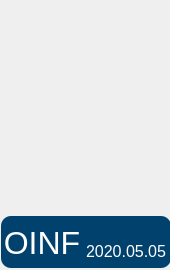
<?xml version="1.0" encoding="UTF-8"?>
<ui version="4.0">
 <class>PhotoButtonSinglePPL</class>
 <widget class="QWidget" name="PhotoButtonSinglePPL">
  <property name="geometry">
   <rect>
    <x>0</x>
    <y>0</y>
    <width>170</width>
    <height>270</height>
   </rect>
  </property>
  <property name="minimumSize">
   <size>
    <width>170</width>
    <height>270</height>
   </size>
  </property>
  <property name="windowTitle">
   <string>Form</string>
  </property>
  <property name="styleSheet">
   <string notr="true"/>
  </property>
  <layout class="QGridLayout" name="gridLayout">
   <property name="leftMargin">
    <number>1</number>
   </property>
   <property name="topMargin">
    <number>1</number>
   </property>
   <property name="rightMargin">
    <number>1</number>
   </property>
   <property name="bottomMargin">
    <number>2</number>
   </property>
   <property name="spacing">
    <number>0</number>
   </property>
   <item row="0" column="0">
    <widget class="QWidget" name="widget" native="true">
     <widget class="QLabel" name="label_photo">
      <property name="geometry">
       <rect>
        <x>0</x>
        <y>0</y>
        <width>168</width>
        <height>214</height>
       </rect>
      </property>
      <property name="minimumSize">
       <size>
        <width>160</width>
        <height>214</height>
       </size>
      </property>
      <property name="maximumSize">
       <size>
        <width>168</width>
        <height>214</height>
       </size>
      </property>
      <property name="text">
       <string/>
      </property>
      <property name="pixmap">
       <pixmap resource="../bordingcontrol_linux.qrc">:/3实时登机/Images/3实时登机/3.2.1/照片-小.png</pixmap>
      </property>
      <property name="alignment">
       <set>Qt::AlignCenter</set>
      </property>
     </widget>
     <widget class="QLabel" name="label_transferType">
      <property name="geometry">
       <rect>
        <x>5</x>
        <y>5</y>
        <width>50</width>
        <height>30</height>
       </rect>
      </property>
      <property name="styleSheet">
       <string notr="true"/>
      </property>
      <property name="text">
       <string/>
      </property>
      <property name="pixmap">
       <pixmap resource="../bordingcontrol_linux.qrc">:/3实时登机/Images/3实时登机/3.2.1/过站.png</pixmap>
      </property>
     </widget>
    </widget>
   </item>
   <item row="1" column="0">
    <widget class="QWidget" name="widget_info" native="true">
     <property name="minimumSize">
      <size>
       <width>170</width>
       <height>52</height>
      </size>
     </property>
     <property name="maximumSize">
      <size>
       <width>170</width>
       <height>52</height>
      </size>
     </property>
     <property name="styleSheet">
      <string notr="true">#widget_info{border-radius:10px;background-color: rgb(1, 65, 109);border-image: url(:/3实时登机/Images/3实时登机/3.2.1/矩形-4363.png);}


</string>
     </property>
     <widget class="QLabel" name="label_seatNO">
      <property name="geometry">
       <rect>
        <x>0</x>
        <y>0</y>
        <width>82</width>
        <height>54</height>
       </rect>
      </property>
      <property name="font">
       <font>
        <pointsize>24</pointsize>
       </font>
      </property>
      <property name="styleSheet">
       <string notr="true">color: rgb(255, 255, 255);</string>
      </property>
      <property name="text">
       <string>OINF</string>
      </property>
      <property name="alignment">
       <set>Qt::AlignCenter</set>
      </property>
     </widget>
     <widget class="QLabel" name="label_flightDay">
      <property name="geometry">
       <rect>
        <x>80</x>
        <y>15</y>
        <width>90</width>
        <height>41</height>
       </rect>
      </property>
      <property name="font">
       <font>
        <pointsize>12</pointsize>
       </font>
      </property>
      <property name="styleSheet">
       <string notr="true">color: rgb(255, 255, 255);</string>
      </property>
      <property name="text">
       <string>2020.05.05</string>
      </property>
      <property name="alignment">
       <set>Qt::AlignCenter</set>
      </property>
     </widget>
    </widget>
   </item>
  </layout>
 </widget>
 <resources>
  <include location="../bordingcontrol_linux.qrc"/>
 </resources>
 <connections/>
</ui>
